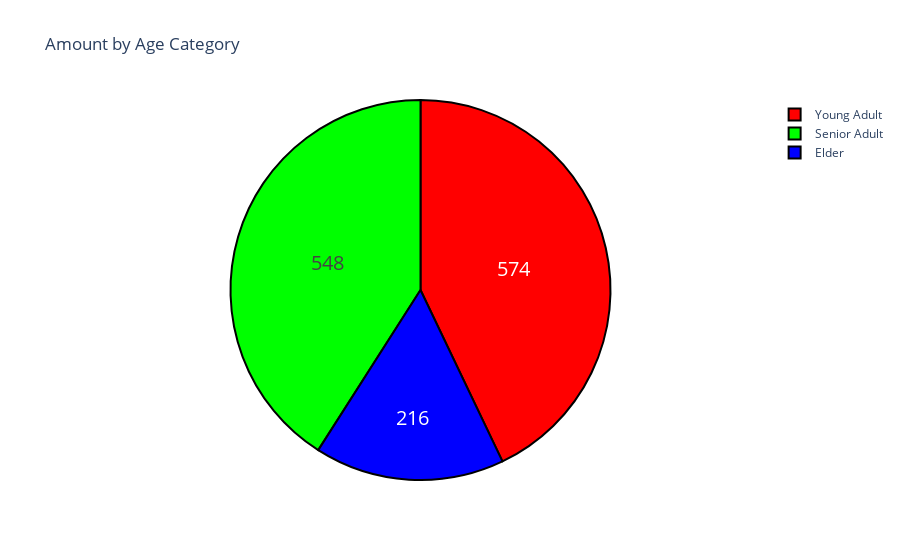

The notebook cell this image was saved under:
### Markdown cell above
### Age Analysis:
<a id="age_cat"></a>
<h4>Turning Age into Categorical Variables: </h4>
<ul> 
    <li><b>Young Adult: </b> from 18 - 35 </li>
    <li><b>Senior Adult: </b> from 36 - 55 </li>
    <li><b>Elder: </b> 56 or older </li>
    <li><b> Share of each Category: </b> Young Adults (42.9%), Senior Adults (41%) and Elder (16.1%) </li>
    </ul>

### Code cell
df['age_cat'] = np.nan
lst = [df]

for col in lst:
    col.loc[(col['age'] >= 18) & (col['age'] <= 35), 'age_cat'] = 'Young Adult'
    col.loc[(col['age'] > 35) & (col['age'] <= 55), 'age_cat'] = 'Senior Adult'
    col.loc[col['age'] > 55, 'age_cat'] = 'Elder'
    
    
labels = df["age_cat"].unique().tolist()
amount = df["age_cat"].value_counts().tolist()

colors = ["#ff0000", "#00ff00", " #0000ff"]

trace = go.Pie(labels=labels, values=amount,
               hoverinfo='label+percent', textinfo='value', 
               textfont=dict(size=20),
               marker=dict(colors=colors, 
                           line=dict(color='#000000', width=2)))

data = [trace]
layout = go.Layout(title="Amount by Age Category")

fig = go.Figure(data=data, layout=layout)
iplot(fig, filename='basic_pie_chart')

### Figure 1 — Plotly figure (JSON) as saved in the notebook; plotly's stock layout.template omitted (floating-point values rounded to 4 significant figures)
{"data": [{"hoverinfo": "label+percent", "labels": ["Young Adult", "Senior Adult", "Elder"], "marker": {"colors": ["#ff0000", "#00ff00", " #0000ff"], "line": {"color": "#000000", "width": 2}}, "textfont": {"size": 20}, "textinfo": "value", "type": "pie", "values": [574, 548, 216]}], "layout": {"title": {"text": "Amount by Age Category"}}}
